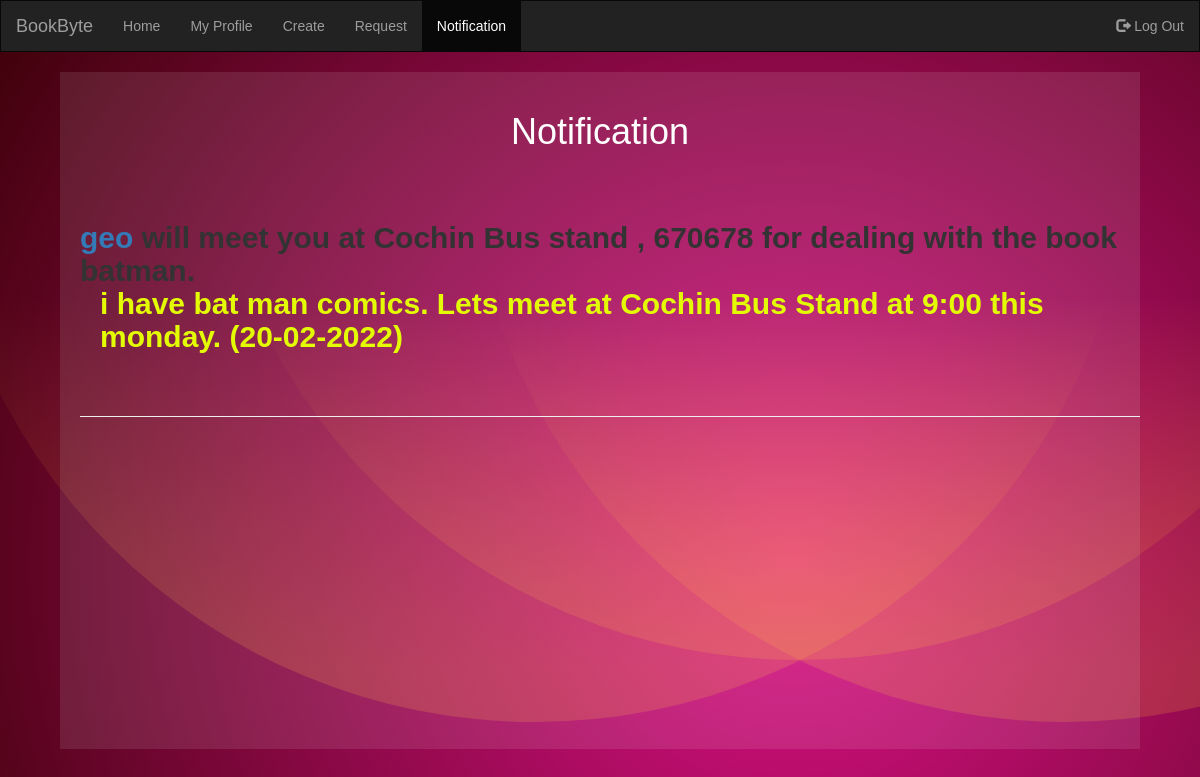
Screenshot of /view/notification/ (signed in) with the database file from the repository.
### exchange/models.py (models this page shows, shortened)
class Location(models.Model):
    location = models.CharField(max_length=100)
    bk = models.CharField(max_length=100,blank=True)
    message = models.TextField(max_length=1000)
    date = models.DateTimeField(auto_now_add=True)
    user = models.ForeignKey(User,default=None,on_delete=models.CASCADE,related_name="c1")
    client=models.ForeignKey(User,default=None,on_delete=models.CASCADE,related_name="c2")

### exchange/views.py (the view)
def notification(request):
    noti = Location.objects.all().filter(user=request.user)
    return render(request,'notification.html',{'noti': noti})

### exchange/templates/notification.html (shortened to what this page needs)
{% extends "base.html" %}
{%block content %}
<body>
    <div class="books_home">
        <h1><br>Notification</h1>
        <br><br>
        {% for no in noti %}
        <h2>
        <a href="{% url 'accounts:me' no.client%}">{{no.client}}</a> will meet you at {{no.location}} for dealing with the book {{no.bk}}.
        <br>
        <p>{{no.message}}</p>
        <br><hr>
        {% endfor %}
    </div>
    <br>
</body>
{% endblock %}

### assets/styles.css (style rules this page uses)
body { margin : 0 ; padding: 0 ; background-color: #330000; background-attachment: fixed; background-size: cover; }
body > div > h2 { text-align: center; font-weight: bold; }
.books_home { min-width: 90%; min-height: 100%; background-color: rgb(255, 255, 255,0.1); margin-right: auto; margin-left: auto; width: 800px; }
.books_home h1 { text-align: center; color: #fff; }
.books_home h2,p,.date,img { text-align: left; margin-left:20px; }
.books_home p { color: rgb(227, 252, 4); }

### exchange/templates/notification.html (style rules this page uses)
html,body { height: 92%; font-family: Verdana, sans-serif; margin:0 }

### rows the page displays
Location: client "geo", location "Cochin Bus stand , 670678", message "i have bat man comics. Lets meet at Cochin Bus Stand at 9:00 this monday. (20-02-2022)"
